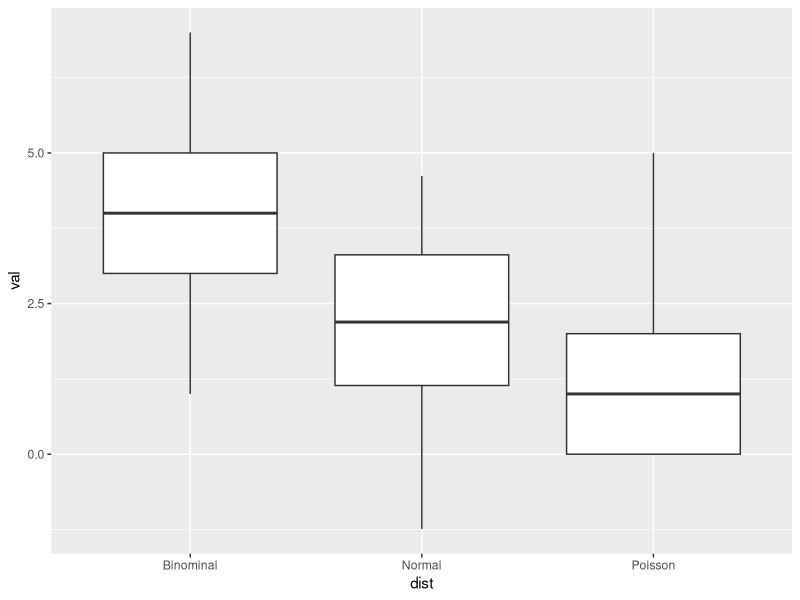

This figure's R source:
########################################
# Boxplot for different size of data
########################################
library(ggplot2)
library(reshape2)

s1<-rnorm(n=10,mean=2,sd=2)  # Normal distribution
s2<-rbinom(n=50,size=10,prob=0.4)  # binomial distribution
s3<-rpois(n=30,lambda=1)     # poisson distribution with mean=1

dat<-data.frame(val=c(s1,s2,s3),dist=c(rep("Normal",length(s1)),
                                       rep("Binominal",length(s2)),
                                       rep("Poisson",length(s3))))

# boxplot
ggplot(data=dat,aes(x=dist,y=val))+geom_boxplot()
